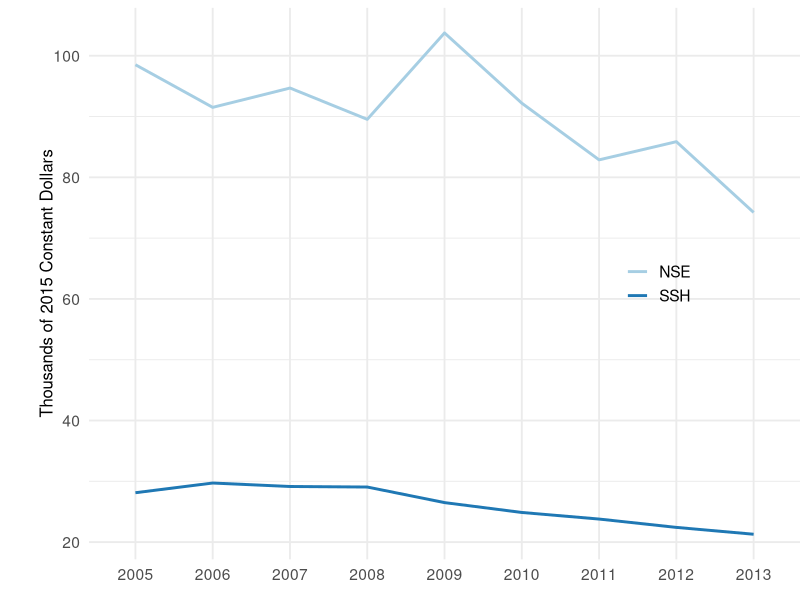
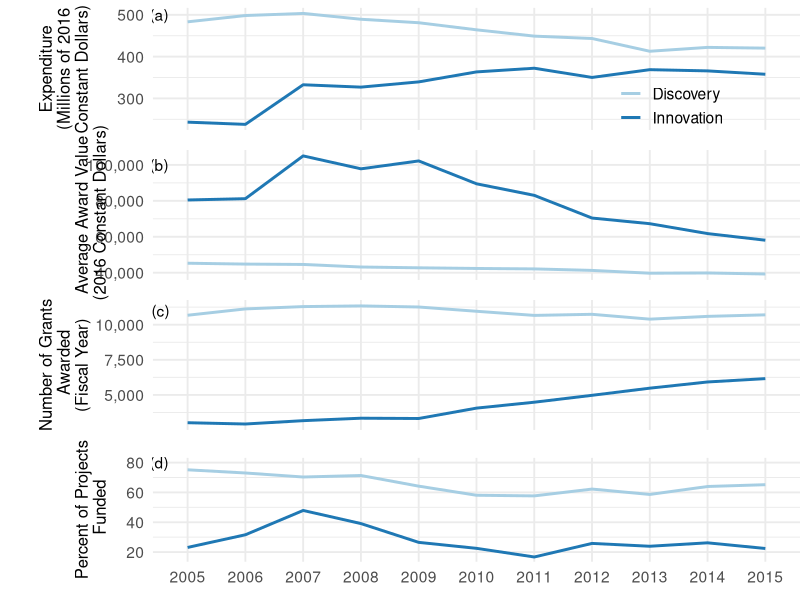
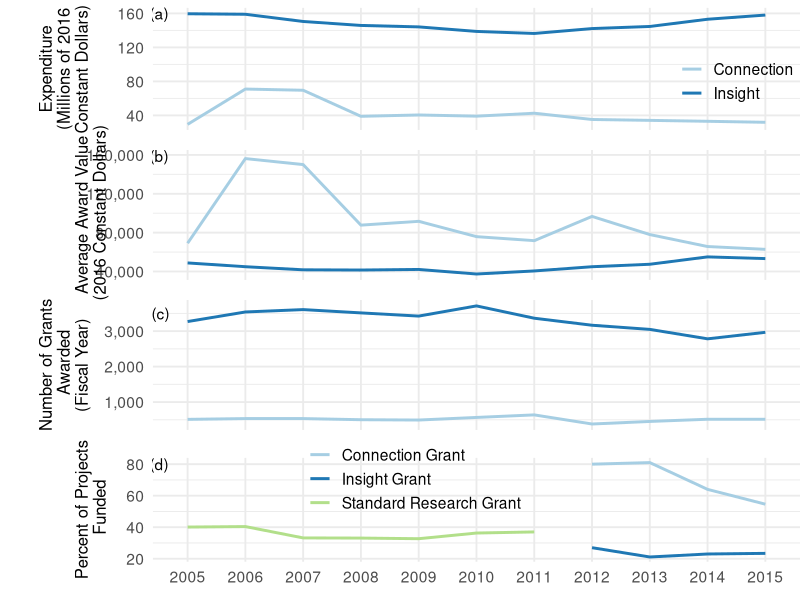
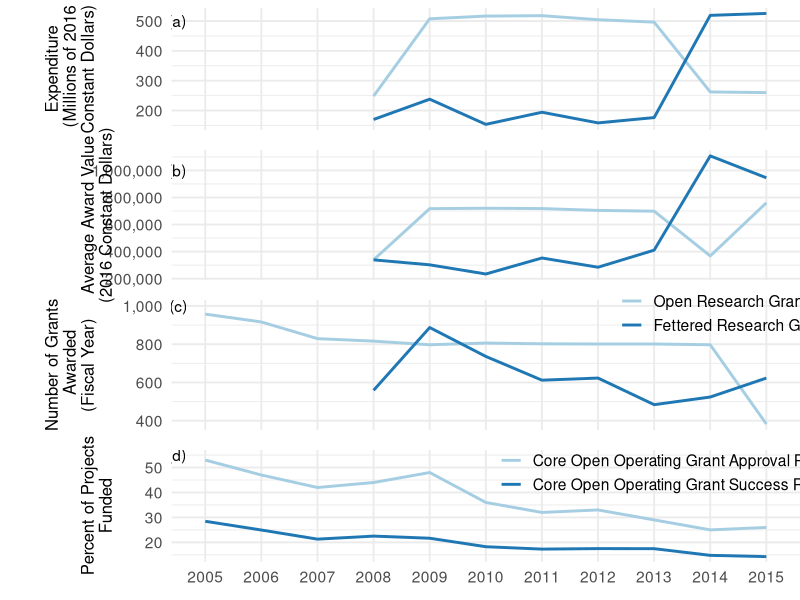

These charts were generated, in order, by the following R code:

### creating plots for Megan Dodd + Julia Baum for global young academy document
require(tidyr); require(scales); require(gridExtra); require(RColorBrewer); require(ggplot2); require(cowplot)


setwd("/Users/jpwrobinson/Google_Drive/R_PROJECTS_DATA/VISUALISATIONS/global-young-academy-gdp")
setwd("/Users/IMAC3/Google\ Drive/R_PROJECTS_DATA/VISUALISATIONS/global-young-academy-gdp")
setwd("/Users/kristinatietjen/Documents/git_hub/gya-research")
theme_set(theme_minimal(base_size=14))

palette(brewer.pal(n=8, name="Dark2"))

## read in data
dat1<-read.csv("data/from_James/part5-international-july/aug11/NSERC_grants_10Apr.csv", check.names=FALSE)
dat2<-read.csv("data/from_James/part5-international-july/aug11/SSHRC_grants_apr10.csv", check.names=FALSE)
dat3<-read.csv("data/from_James/part5-international-july/aug11/NSERC_success.csv", check.names=FALSE)
dat4<-read.csv("data/from_James/part5-international-july/aug11/SSHRC_success.csv", check.names=FALSE)
dat5<-read.csv("data/from_James/part5-international-july/aug11/CIHR_grants_Apr17.csv", check.names=FALSE)
dat6<-read.csv("data/from_James/part5-international-july/aug11/CIHR_success.csv", check.names=FALSE)
dat7<-read.csv("data/from_James/part5-international-july/aug11/highered_researchers.csv", check.names=FALSE)

#pdf(file="figures/GYA_agencydata_apr10_2017.pdf", height=7, width=11)
# png(file="figures/GYA_agencydata_aug11_2016.png", pointsize=20,height=900, width=1500)
#-----------------------#-----------------------#-----------------------
	#----------------------- GRAPH 1 #-----------------------
#-----------------------#-----------------------#-----------------------

# NSERC

#jpeg(file="figures/jpeg/apr2017/GYA_agencydata_3.1_apr10_2017.jpeg")
pdf(file="figures/from_James/GYA_agencydata_3.1_4panels_apr29_2017.pdf", height=7, width=11)

dat1<-gather(dat1,  Year, value, -panel, -Type)
dat1$value<-as.numeric(dat1$value)


ylabel <- "Expenditure\n (Millions of 2016 \nConstant Dollars)"
n1<-ggplot(dat1[dat1$panel=='top',], aes(Year, value, col=Type, group=Type)) + 
  geom_line(size=1) + #scale_x_continuous(breaks=NULL) + 
  labs(x="", y=ylabel) + 
  theme(legend.title=element_blank(),
  	plot.margin=unit(c(0.2,0,-0.2,0.8), "cm"),
  	 axis.title.y=element_text(hjust=0.5, vjust=-1,size=12),
  	 axis.text.x=element_blank(),
  	 strip.background = element_blank(),
  	 legend.position=c(0.8,0.2),
       strip.text.x = element_blank())  +
  scale_y_continuous(labels=comma) +
  scale_colour_manual(values=c(brewer.pal(2, name="Paired")), labels=c("Discovery", "Innovation"))+
    annotate("text", "2005", 500, label="(a)", hjust=2) 
  # facet_wrap(~Type, scales="free")+
  # guides(col=FALSE)

ylabel <- "Average Award Value\n (2016 Constant Dollars)"
n2<-ggplot(dat1[dat1$panel=='mid',], aes(Year, value, col=Type, group=Type)) + 
  geom_line(size=1) + #scale_x_continuous(breaks=NULL) + 
  labs(x="", y=ylabel) + 
  theme(legend.title=element_blank(),
  	plot.margin=unit(c(0,0,-0.2,0.45), "cm"),
  	 axis.title.y=element_text(hjust=0.5, vjust=-1,size=12),
  	 axis.text.x=element_blank(),
  	 strip.background = element_blank(),
  	 legend.position=c(0.8,0.8),
       strip.text.x = element_blank())  +
  scale_y_continuous(labels=comma)+
  scale_colour_manual(values=c(brewer.pal(2, name="Paired")))+
    annotate("text", "2005", 100000, label="(b)", hjust=2) +
  # facet_wrap(~Type, scales="free")+
  guides(col=FALSE)

ylabel <- "Number of Grants\n Awarded\n(Fiscal Year)"
n3<-ggplot(dat1[dat1$panel=='bot',], aes(Year, value, col=Type, group=Type)) + 
  geom_line(size=1) + #scale_x_continuous(breaks=NULL) + 
  labs(x="", y=ylabel) + 
  theme(legend.title=element_blank(),
  	plot.margin=unit(c(0,0,-0.2,0.2), "cm"),
  	 axis.title.y=element_text(hjust=0.5, vjust=-1,size=12),
  	 #axis.text.x=element_text(angle=0),
  	axis.text.x=element_blank(),
  	 strip.background = element_blank(),
  	 legend.position=c(0.8,0.1),
       strip.text.x = element_blank())  +
  scale_y_continuous(labels=comma)+
  scale_colour_manual(values=c(brewer.pal(2, name="Paired")))+
    annotate("text", "2005", 11000, label="(c)", hjust=2) +
  # facet_wrap(~Type, scales="free")+
  guides(col=FALSE)

#print(grid.arrange(g1, g2, g3, nrow=3))

#dev.off()

#-----------------------#-----------------------#-----------------------
#----------------------- GRAPH 2 #-----------------------
#-----------------------#-----------------------#-----------------------

# NSERC grants success


dat3<-gather(dat3,  Year, value, -panel, -Type)
dat3$value<-as.numeric(dat3$value)
dat3$star<-"nostar"
dat3$star[dat3$Type=="Discovery Grants Success Rate" & dat3$Year%in%c('2012', '2013', '2014', '2015')]<-'star'
dat3$star[dat3$Type=="Discovery Grants Number of Awards" & dat3$value%in%c(2135, 2026, 2005, 2059)]<-'star'



ylabel <- "Percent of Projects\n Funded"
n4<-ggplot(dat3[dat3$panel=='top',], aes(Year, value, col=Type, group=Type)) + 
  geom_line(size=1) + #scale_x_continuous(breaks=NULL) + 
  #geom_point(data=dat3[dat3$panel=='top' & dat3$star=='star',], aes(Year, value), col='red', shape=8)+
  labs(x="", y=ylabel) + 
  theme(legend.title=element_blank(),
        plot.margin=unit(c(0.2,0,-0.2,0.4), "cm"),
        axis.title.y=element_text(hjust=0.5, vjust=-1,size=12),
        #axis.text.x=element_blank(),
        axis.text.x=element_text(angle=0),
        strip.background = element_blank(),
        legend.position=c(0.9,0.4),
        strip.text.x = element_blank())  +
  scale_y_continuous(labels=comma) +
  scale_colour_manual(values=c(brewer.pal(2, name="Paired")), labels=c("Discovery", "Innovation"))+
  annotate("text", "2005", 80, label="(d)", hjust=2) +
# facet_wrap(~Type, scales="free")+
 guides(col=FALSE)

ylabel <- "Number of Projects\n Awarded"
n5<-ggplot(dat3[dat3$panel=='mid',], aes(Year, value, col=Type, group=Type)) + 
  geom_line(size=1) + #scale_x_continuous(breaks=NULL) + 
  geom_point(data=dat3[dat3$panel=='mid' & dat3$star=='star',], aes(Year, value), col='red', shape=8)+
  labs(x="", y=ylabel) + 
  theme(legend.title=element_blank(),
        plot.margin=unit(c(0,0,-0.2,0.3), "cm"),
        axis.title.y=element_text(hjust=0.5, vjust=-1,size=12),
        axis.text.x=element_blank(),
        strip.background = element_blank(),
        legend.position=c(0.8,0.8),
        strip.text.x = element_blank())  +
  scale_y_continuous(labels=comma)+
  scale_colour_manual(values=c(brewer.pal(2, name="Paired")))+
  annotate("text", "2005", 2200, label="(b)", hjust=2.5) +
  # facet_wrap(~Type, scales="free")+
  guides(col=FALSE)

ylabel <- "Average Percent of Budget\n Awarded to Successful\n Applications"
n6<-ggplot(dat3[dat3$panel=='bot',], aes(Year, value, col=Type, group=Type)) + 
  geom_line(size=1) + #scale_x_continuous(breaks=NULL) + 
  labs(x="", y=ylabel) + 
  theme(legend.title=element_blank(),
        plot.margin=unit(c(0,0,-0.2,0.4), "cm"),
        axis.title.y=element_text(hjust=0.5, vjust=-1,size=12),
        axis.text.x=element_text(angle=0),
        strip.background = element_blank(),
        legend.position=c(0.8,0.1),
        strip.text.x = element_blank())  +
  scale_y_continuous(labels=comma)+
  scale_colour_manual(values=c(brewer.pal(2, name="Paired")))+
  annotate("text", "2005", 45, label="(c)", hjust=2) +
  # facet_wrap(~Type, scales="free")+
  guides(col=FALSE)

library("cowplot")
#print(grid.arrange(g1, g2, g3, nrow=3))
#print(grid.arrange(n1, n2, n3, n4, heights=c(0.25,0.25,0.25,0.25), nrow=4))
plot_grid(n1, n2, n3, n4, align = "v", nrow = 4, rel_heights = c(1/4, 1/4, 1/4, 1/4))

dev.off()

#-----------------------#-----------------------#-----------------------
	#----------------------- GRAPH 3 #-----------------------
#-----------------------#-----------------------#-----------------------

# SSHRC
#pdf(file="figures/GYA_agencydata_3.2_apr10_2017.pdf", height=7, width=11)
pdf(file="figures/from_James/GYA_agencydata_3.2_4panels_apr29_2017.pdf", height=7, width=11)

dat2<-gather(dat2,  Year, value, -panel, -Type)
dat2$value<-as.numeric(dat2$value)


ylabel <- "Expenditure\n (Millions of 2016 \nConstant Dollars)"
s1<-ggplot(dat2[dat2$panel=='top',], aes(Year, value, col=Type, group=Type)) + 
  geom_line(size=1) + #scale_x_continuous(breaks=NULL) + 
  labs(x="", y=ylabel) + 
  theme(legend.title=element_blank(),
  	plot.margin=unit(c(0.2,0,-0.2,0.8), "cm"),
  	 axis.title.y=element_text(hjust=0.5, vjust=-1,size=12),
  	 axis.text.x=element_blank(),
  	 strip.background = element_blank(),
  	 legend.position=c(0.9,0.4),
       strip.text.x = element_blank())  +
  scale_y_continuous(labels=comma) +
  scale_colour_manual(values=c(brewer.pal(2, name="Paired")), labels=c("Connection", "Insight"))+
    annotate("text", "2005", 160, label="(a)", hjust=2) 
  # facet_wrap(~Type, scales="free")+
  # guides(col=FALSE)

ylabel <- "Average Award Value\n (2016 Constant Dollars)"
s2<-ggplot(dat2[dat2$panel=='mid',], aes(Year, value, col=Type, group=Type)) + 
  geom_line(size=1) + #scale_x_continuous(breaks=NULL) + 
  labs(x="", y=ylabel) + 
  theme(legend.title=element_blank(),
  	plot.margin=unit(c(0,0,-0.2,0.45), "cm"),
  	 axis.title.y=element_text(hjust=0.5, vjust=-1,size=12),
  	 axis.text.x=element_blank(),
  	 strip.background = element_blank(),
  	 legend.position=c(0.8,0.8),
       strip.text.x = element_blank())  +
  scale_y_continuous(labels=comma)+
  scale_colour_manual(values=c(brewer.pal(2, name="Paired")))+
    annotate("text", "2005", 159000, label="(b)", hjust=2) +
  # facet_wrap(~Type, scales="free")+
  guides(col=FALSE)

ylabel <- "Number of Grants\n Awarded\n(Fiscal Year)"
s3<-ggplot(dat2[dat2$panel=='bot',], aes(Year, value, col=Type, group=Type)) + 
  geom_line(size=1) + #scale_x_continuous(breaks=NULL) + 
  labs(x="", y=ylabel) + 
  theme(legend.title=element_blank(),
  	plot.margin=unit(c(0,0,-0.2,0.4), "cm"),
  	 axis.title.y=element_text(hjust=0.5, vjust=-1,size=12),
  	 axis.text.x=element_blank(),
  	 strip.background = element_blank(),
  	 legend.position=c(0.8,0.1),
       strip.text.x = element_blank())  +
  scale_y_continuous(labels=comma)+
  scale_colour_manual(values=c(brewer.pal(2, name="Paired")))+
    annotate("text", "2005", 3500, label="(c)", hjust=2) +
  # facet_wrap(~Type, scales="free")+
  guides(col=FALSE)


#print(grid.arrange(s1, s2, s3, nrow=3))

#dev.off()


#-----------------------#-----------------------#-----------------------
#----------------------- GRAPH 4 #-----------------------
#-----------------------#-----------------------#-----------------------

# SSHRC grant success


dat4<-gather(dat4,  Year, value, -panel, -Type)
dat4$value<-as.numeric(dat4$value)


ylabel <- "Percent of Projects\n Funded"
s4<-ggplot(dat4[dat4$panel=='top',], aes(Year, value, col=Type, group=Type)) + 
  geom_line(size=1) + #scale_x_continuous(breaks=NULL) + 
  labs(x="", y=ylabel) + 
  theme(legend.title=element_blank(),
        plot.margin=unit(c(0.2,0,-0.2,0.8), "cm"),
        axis.title.y=element_text(hjust=0.5, vjust=-1,size=12),
        axis.text.x=element_text(angle=0),
        strip.background = element_blank(),
        legend.position=c(0.4,0.8),
        strip.text.x = element_blank())  +
  scale_y_continuous(labels=comma) +
  scale_colour_manual(values=c(brewer.pal(2, name="Paired")), labels=c("Connection Grant", "Insight Grant", "Standard Research Grant"))+
  annotate("text", "2005", 80, label="(d)", hjust=2) 
# facet_wrap(~Type, scales="free")+
# guides(col=FALSE)



ylabel <- "Average Percent of Budget\n Awarded to Successful\n Applications"
s5<-ggplot(dat4[dat4$panel=='bot',], aes(Year, value, col=Type, group=Type)) + 
  geom_line(size=1) + #scale_x_continuous(breaks=NULL) + 
  labs(x="", y=ylabel) + 
  theme(legend.title=element_blank(),
        plot.margin=unit(c(0,0,-0.2,0.8), "cm"),
        axis.title.y=element_text(hjust=0.5, vjust=-1,size=12),
        axis.text.x=element_text(angle=0),
        strip.background = element_blank(),
        legend.position=c(0.8,0.1),
        strip.text.x = element_blank())  +
  scale_y_continuous(labels=comma)+
  scale_colour_manual(values=c(brewer.pal(2, name="Paired")))+
  annotate("text", "2005", 75, label="(b)", hjust=2) +
  # facet_wrap(~Type, scales="free")+
  guides(col=FALSE)


#print(grid.arrange(s4, s5, nrow=2))

#print(grid.arrange(s1, s2, s3,s4, nrow=4))
plot_grid(s1, s2, s3, s4, align = "v", nrow = 4, rel_heights = c(1/4, 1/4, 1/4, 1/4))


dev.off()

#-----------------------#-----------------------#-----------------------
	#----------------------- GRAPH 5 #-----------------------
#-----------------------#-----------------------#-----------------------

# CIHR grants


pdf(file="figures/from_James/GYA_agencydata_3.3_apr29_2017.pdf", height=7, width=11)

dat5<-gather(dat5,  Year, value, -panel, -Type)
dat5$value<-as.numeric(dat5$value)


ylabel <- "Expenditure\n (Millions of 2016\nConstant Dollars)"
g1<-ggplot(dat5[dat5$panel=='top',], aes(Year, value, col=Type, group=Type)) + 
  geom_line(size=1) + #scale_x_continuous(breaks=NULL) + 
  labs(x="", y=ylabel) + 
  theme(legend.title=element_blank(),
  	plot.margin=unit(c(0.2,0,-0.2,0.5), "cm"),
  	 axis.title.y=element_text(hjust=0.5, vjust=-1,size=12),
  	 axis.text.x=element_blank(),
  	 strip.background = element_blank(),
  	 legend.position=c(0.9,0.4),
       strip.text.x = element_blank())  +
  scale_y_continuous(labels=comma) +
    annotate("text", "2005", 500, label="(a)", hjust=2) +
    scale_colour_manual(values=c(brewer.pal(2, name="Paired")))+
  # facet_wrap(~Type, scales="free")+
  guides(col=FALSE)

ylabel <- "Average Award Value\n(2016 Constant Dollars)"
g2<-ggplot(dat5[dat5$panel=='mid',], aes(Year, value, col=Type, group=Type)) + 
  geom_line(size=1) + #scale_x_continuous(breaks=NULL) + 
  labs(x="", y=ylabel) + 
  theme(legend.title=element_blank(),
  	plot.margin=unit(c(0,0,-0.2,0.15), "cm"),
  	 axis.title.y=element_text(hjust=0.5, vjust=-1,size=12),
  	 axis.text.x=element_blank(),
  	 strip.background = element_blank(),
  	 legend.position=c(0.8,0.8),
       strip.text.x = element_blank())  +
  scale_y_continuous(labels=comma)+
  scale_colour_manual(values=c(brewer.pal(2, name="Paired")))+
    annotate("text", "2005", 1000000, label="(b)", hjust=2) +
  # facet_wrap(~Type, scales="free")+
  guides(col=FALSE)

ylabel <- "Number of Grants\n Awarded\n(Fiscal Year)"
g3<-ggplot(dat5[dat5$panel=='bot',], aes(Year, value, col=Type, group=Type)) + 
  geom_line(size=1) + #scale_x_continuous(breaks=NULL) + 
  labs(x="", y=ylabel) + 
  theme(legend.title=element_blank(),
  	plot.margin=unit(c(0,0,-0.2,0.45), "cm"),
  	 axis.title.y=element_text(hjust=0.5, vjust=-1,size=12),
  	 axis.text.x=element_blank(),
  	 strip.background = element_blank(),
  	 legend.position=c(0.88,0.9),
       strip.text.x = element_blank())  +
  scale_y_continuous(labels=comma)+
  scale_colour_manual(values=c(brewer.pal(2, name="Paired")))+
    annotate("text", "2005", 1000, label="(c)", hjust=2) +
  # facet_wrap(~Type, scales="free")+
scale_colour_manual(values=c(brewer.pal(2, name="Paired")), labels=c("Open Research Grants", "Fettered Research Grants"))




#-----------------------#-----------------------#-----------------------
	#----------------------- GRAPH 6 #-----------------------
#-----------------------#-----------------------#-----------------------

# CIHR grant success


dat6<-gather(dat6,  Year, value, -Type)
dat6$value<-as.numeric(dat6$value)


ylabel <- "Percent of Projects\nFunded"
g4<-ggplot(dat6, aes(Year, value, col=Type, group=Type)) + 
  geom_line(size=1) + #scale_x_continuous(breaks=NULL) + 
  labs(x="", y=ylabel) + 
  theme(legend.title=element_blank(),
  	plot.margin=unit(c(0,0,-0.2,0.95), "cm"),
  	 axis.title.y=element_text(hjust=0.5, vjust=-1,size=12),
  	 axis.text.x=element_text(angle=0),
  	 strip.background = element_blank(),
  	 legend.position=c(0.8,0.8),
       strip.text.x = element_blank())  +
  scale_y_continuous(labels=comma) +
  scale_colour_manual(values=c(brewer.pal(2, name="Paired")), labels=c("Core Open Operating Grant Approval Rate (%)", "Core Open Operating Grant Success Rate (%)"))+
    annotate("text", "2005", 55, label="(d)", hjust=2) 
  # facet_wrap(~Type, scales="free")+
  # guides(col=FALSE)


#print(grid.arrange(g1, g2, g3,g4, nrow=4))
plot_grid(g1, g2, g3, g4, align = "v", nrow = 4, rel_heights = c(1/4, 1/4, 1/4, 1/4))

dev.off()
#-----------------------#-----------------------#-----------------------
  #----------------------- GRAPH 7 #-----------------------
#-----------------------#-----------------------#-----------------------


dat7<-gather(dat7,  Year, value, -type)
dat7$value<-as.numeric(dat7$value)


ylabel <- "Thousands of 2015 Constant Dollars"
g<-ggplot(dat7, aes(Year, value, col=type, group=type)) + 
  geom_line(size=1) + #scale_x_continuous(breaks=NULL) + 
  labs(x="", y=ylabel) + 
  theme(legend.title=element_blank(),
    plot.margin=unit(c(0.2,0,-0.2,0.8), "cm"),
     axis.title.y=element_text(hjust=0.5, vjust=-1,size=12),
     # axis.text.x=element_blank(),
     strip.background = element_blank(),
     legend.position=c(0.8,0.5),
       strip.text.x = element_blank())  +
  scale_y_continuous(labels=comma) +
  scale_colour_manual(values=c(brewer.pal(2, name="Paired")), labels=c("NSE", "SSH"))
    # annotate("text", "2005", 55, label="(a)", hjust=2) 
  # facet_wrap(~type, scales="free")+
  # guides(col=FALSE)
print(g)



dev.off()


